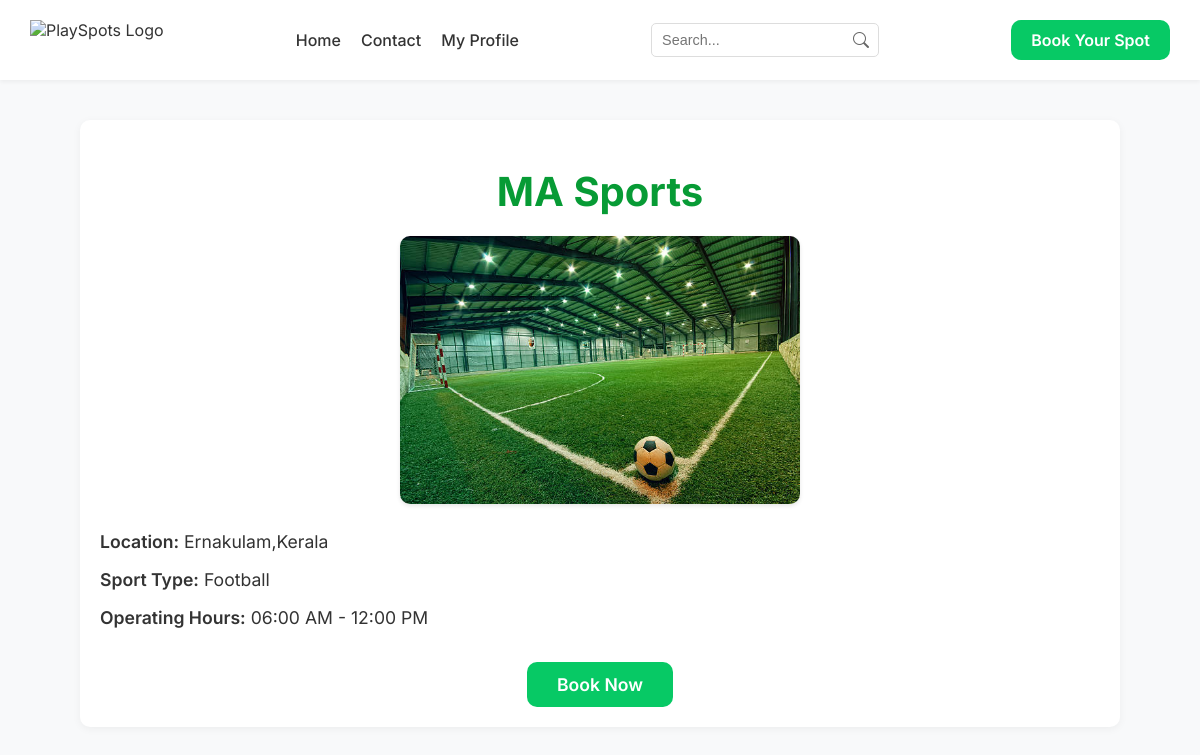
/turf/3/, run on the app's committed database.
### turf_app/models.py (models this page shows, shortened)
class Turf(models.Model):
    name = models.CharField(max_length=255)
    location = models.CharField(max_length=255)
    images = models.ImageField(upload_to='turf_images/')
    sport_types = models.CharField(max_length=100, choices=[('Football', 'Football'), ('Cricket', 'Cricket')])
    open_time = models.TimeField()
    close_time = models.TimeField()

### turf_app/views.py (the view)
# urls.py: path('turf/<int:turf_id>/', views.turf_detail, name='turf_detail'),
def turf_detail(request, turf_id):
    turf = get_object_or_404(Turf, pk=turf_id)
    context = {'turf': turf}
    return render(request, 'turf_detail.html', context)

### templates/turf_detail.html (shortened to what this page needs)
{% load static %}
<!DOCTYPE html>
<html lang="en">
<head>
    <link rel="stylesheet" href="{% static 'css/turf_details.css' %}">
    <link rel="stylesheet" href="https://cdn.jsdelivr.net/npm/bootstrap-icons@1.11.3/font/bootstrap-icons.min.css">
</head>
<body>
    <header>
        <nav class="navbar">
            <img src="{% static 'images/logo.png' %}" alt="PlaySpots Logo" class="logo">
            <div class="nav-links">
                <a href="{% url 'home' %}">Home</a>
                <a href="">Contact</a>
                <div class="dropdown">
                    <a href="" class="dropdown-toggle">My Profile</a>
                </div>
            </div>
            <div class="search-container">
                <input type="text" placeholder="Search...">
                <i class="bi bi-search"></i>
            </div>
            <a href="{% url 'list_turfs' %}" class="book-button">Book Your Spot</a>
        </nav>
    </header>
    <div class="turf-details">
        <h1>{{ turf.name }}</h1>
        <div class="turf-image">
            <img src="{{ turf.images.url }}" alt="{{ turf.name }}" width="400">
        </div>
        <div class="turf-info">
            <p><strong>Location:</strong> {{ turf.location }}</p>
            <p><strong>Sport Type:</strong> {{ turf.sport_types }}</p>
            <p><strong>Operating Hours:</strong> {{ turf.open_time|time:"h:i A" }} - {{ turf.close_time|time:"h:i A" }}</p>
        </div>
        <div class="book-now">
            <a href="{% url 'booking' turf.id %}" class="btn">Book Now</a>
        </div>
    </div>
</body>
</html>

### static/css/turf_details.css (style rules this page uses)
body { font-family: 'Inter', sans-serif; margin: 0; padding: 0; background-color: #f8f9fa; color: #333; }
.navbar { display: flex; justify-content: space-between; align-items: center; padding: 20px 30px; background-color: white; box-shadow: 0 2px 4px rgba(0, 0, 0, 0.05); position: sticky; top: 0; z-index: 1000; }
.logo { height: 40px; }
.book-button { background-color: #07c965; color: white; padding: 10px 20px; border-radius: 10px; text-decoration: none; font-weight: 600; transition: background-color 0.2s; }
.nav-links { display: flex; gap: 20px; align-items: center; }
.nav-links a { text-decoration: none; color: #333; font-weight: 500; font-size: 1rem; transition: color 0.2s; }
.dropdown { position: relative; }
.dropdown-toggle { cursor: pointer; }
.search-container { display: flex; align-items: center; position: relative; }
.search-container input { padding: 8px 30px 8px 10px; border: 1px solid #ddd; border-radius: 5px; font-size: 0.9rem; outline: none; }
.search-container .bi-search { position: absolute; right: 10px; color: #666; font-size: 1rem; }
.turf-details { max-width: 1000px; margin: 40px auto; padding: 20px; background-color: white; border-radius: 10px; box-shadow: 0 2px 8px rgba(0, 0, 0, 0.05); }
.turf-details h1 { font-size: 2.5rem; color: #079b35; margin-bottom: 20px; font-weight: 700; text-align: center; }
.turf-image { text-align: center; margin-bottom: 20px; }
.turf-image img { max-width: 100%; height: auto; border-radius: 10px; box-shadow: 0 2px 4px rgba(0, 0, 0, 0.1); }
.turf-info { margin-bottom: 30px; }
.turf-info p { font-size: 1.1rem; line-height: 1.6; margin: 10px 0; }
.turf-info p strong { color: #333; font-weight: 600; }
.book-now { text-align: center; }
.btn { display: inline-block; background-color: #07c965; color: white; padding: 12px 30px; border-radius: 10px; text-decoration: none; font-weight: 600; font-size: 1.1rem; transition: background-color 0.2s; }

### data on the page
Turf: name "MA Sports", images (picture), location "Ernakulam,Kerala", sport_types "Football", open_time "06:00 AM", close_time "12:00 PM"
